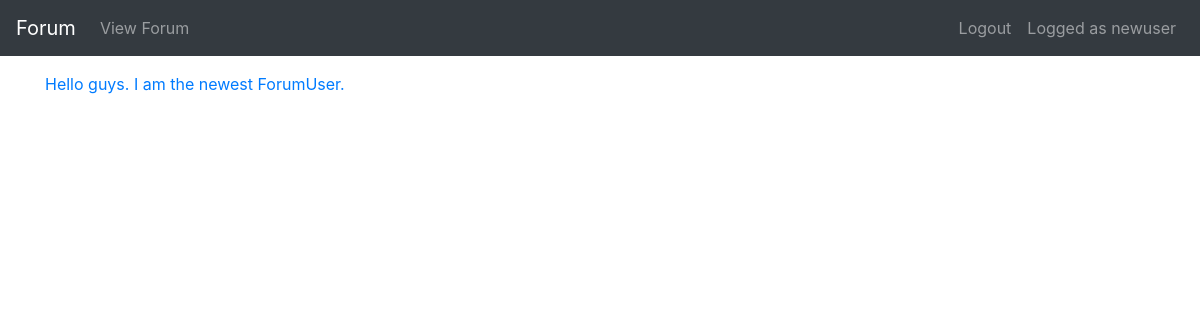
/forumapp/user/4, run on an earlier commit of the app's database.
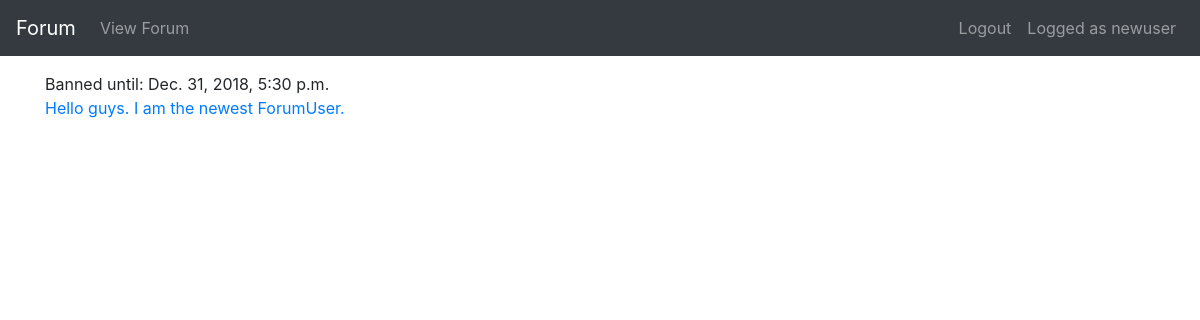
And on a later commit of the database.
### forumapp/models.py (models this page shows)
class ThreadResponse(models.Model):
    thread = models.ForeignKey(Thread, null=True, on_delete=models.CASCADE)
    created_datetime = models.DateTimeField(null=True)
    responder = models.ForeignKey(User, null=True, on_delete=models.CASCADE)
    message = models.TextField(max_length=1000)
    edited = models.BooleanField(default=False)
    order_in_thread = models.PositiveIntegerField(default=1)
    class Meta:
        permissions = [
            ('can_remove_any_response', 'Can remove ANY response.')
        ]
    def __str__(self):
        return self.message

class ForumUser(models.Model):
    user = models.OneToOneField(User, on_delete=models.CASCADE)
    banned_until = models.DateTimeField(default=timezone.now)
    class Meta:
        permissions = [
            ('can_ban_users', 'Can ban any user.')
        ]

### forumapp/views.py (the view)
def user_view(request, pk):
    user = User.objects.get(id=pk)
    user_responses = ThreadResponse.objects.filter(
        responder=pk
    ).exclude(thread__isnull=True)
    banned_until = None
    forum_user = ForumUser.objects.get(user=user)
    if forum_user.banned_until.replace(tzinfo=None) > datetime.datetime.now():
        banned_until = forum_user.banned_until
    return render(
        request,
        'forumapp/user_view.html',
        context={
            'user': user,
            'user_responses': user_responses,
            'banned_until': banned_until
        }
    )

### forumapp/templates/forumapp/user_view.html
{% extends 'forumapp/base.html' %}
{% block content %}
{% for response in user_responses %}
{% if banned_until %}
<div>Banned until: {{ banned_until }}</div>
{% endif %}
<div>
    {% if response.order_in_thread > 10 %}
<a href='{% url "thread-view" response.thread.forum.id response.thread.id %}?page={% widthratio response.order_in_thread 10 1|add:"1" %}#{{ response.order_in_thread }}'>{{ response }}</a>
    {% else %}
<a href="{% url 'thread-view' response.thread.forum.id response.thread.id %}#{{ response.order_in_thread }}">{{ response }}</a>
    {% endif %}
</div>
{% endfor %}
{% endblock %}

What changed in the data, as far as the page shows it:
shown differently, row unchanged: ThreadResponse "Hello guys. I am the newest ForumUser.": now shows "Banned until:"
now on this page (row edited): ForumUser: banned_until "Dec. 31, 2018, 5:30 p.m."
